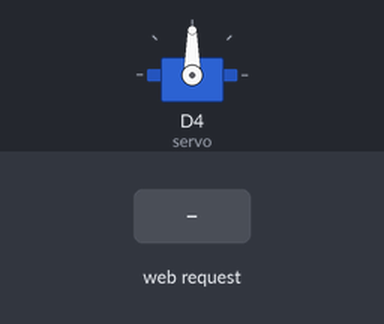
Simulated run of this sketch. Board: ESP8266 (NodeMCU). On the bench: servo. The test bench sets the inputs (shaded band). WiFi joins after 1.5 s; servers stay silent unless stated; what the sketch prints to the serial monitor is not drawn.

Above: at 3.2 s.
3.3 s: HTTP request GET /Open_Door received
At 3.6 s:
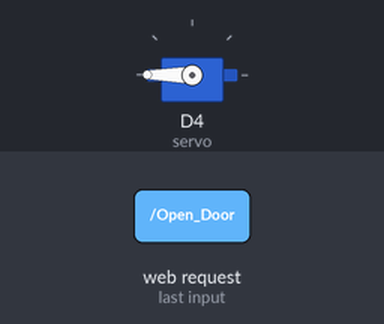
4.8 s: HTTP request GET /Close_Door received
At 5.9 s:
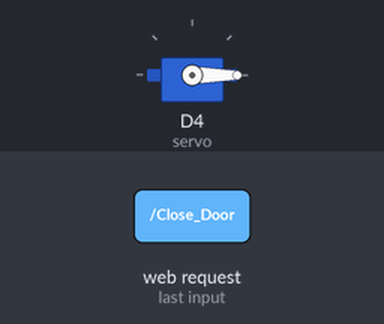
Timing chart, 0 to 7.8 s (numbered marks = the images above; inputs shaded):
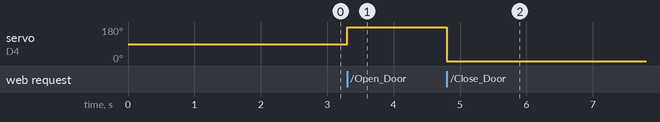

The sketch:

ServoNode.ino
```cpp
#include <ESP8266WiFi.h>
#include <ESP8266WebServer.h>
#include <Servo.h>

Servo servo;

const char* ssid = "NETGEAR18";
const char* password = "dizzypiano125";

ESP8266WebServer server(80);
IPAddress local_ip(192,168,1,12);
IPAddress gateway(192,168,1,1);
IPAddress subnet(255,255,255,0);

void setup() {
    servo.attach(D4);
    Serial.begin(115200);
    WiFi.config(local_ip, gateway, subnet);
    WiFi.begin(ssid, password);
    while (WiFi.status() != WL_CONNECTED) {
        delay(1000);
        Serial.println("Connecting to WiFi...");
    }
    Serial.println("Connected to WiFi");

    server.on("/Open_Door", []() {
        // Code to turn on LED
        servo.write(180);
        server.send(200, "text/plain", "Door is Opened");
    });

    server.on("/Close_Door", []() {
        // Code to turn off LED
        servo.write(0);
        server.send(200, "text/plain", "Door is Closed");
    });

    server.begin();
}

void loop() {
    server.handleClient();
}
```

Measured:
- after the input at 3.3 s, servo on D4 (servo): 90° → 180° at once
- after the input at 4.8 s, servo on D4 (servo): 180° → 0° at once
